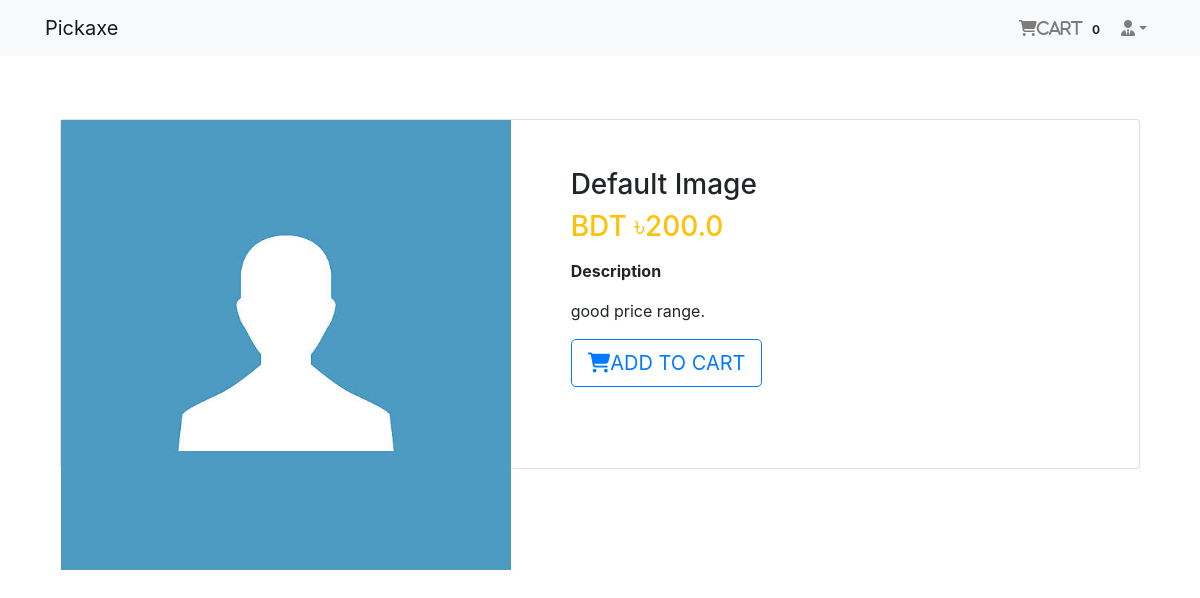
Screenshot of /product/10 (signed in) with the database file from the repository.
### login_app/models.py (models this page shows, shortened)
class User(AbstractBaseUser, PermissionsMixin):
    email = models.EmailField(unique=True, null=False)
    is_staff = models.BooleanField(
        gettext_lazy('staff status'),
        default=False,
        help_text=gettext_lazy('Designates whether the user can log in this site')
    )
    is_active = models.BooleanField(
        gettext_lazy('active'),
        default=True,
        help_text=gettext_lazy(
            'Designates whether this user should be treated as active. Unselect this instead of deleting')
    )
    USERNAME_FIELD = 'email'
    object = MyUserManager()

### order_app/models.py (models this page shows, shortened)
class Order(models.Model):
    order_items = models.ManyToManyField(Cart)
    user = models.ForeignKey(settings.AUTH_USER_MODEL,on_delete=models.CASCADE)
    ordered = models.BooleanField(default=False)
    created = models.DateTimeField(auto_now_add=True)
    paymentId = models.CharField(max_length=264, blank=True,null=True)
    orderId = models.CharField(max_length=200, blank=True,null=True)

### shop_app/models.py (models this page shows, shortened)
class Product(models.Model):
    main_image = models.ImageField(upload_to='products/')
    name = models.CharField(max_length=264)
    category = models.ForeignKey(Category, on_delete=models.CASCADE, related_name='category')
    preview_text = models.TextField(max_length=200, verbose_name='Preview Text')
    detail_text = models.TextField(max_length=1000, verbose_name='Description')
    price = models.FloatField()
    old_price = models.FloatField(default=0.00)
    created = models.DateTimeField(auto_now_add=True)
    class Meta:
        ordering = ['-created',]

### shop_app/views.py (the view)
# urls.py: path('product/<pk>', views.ProductDetail.as_view(), name='product-detail'),
class ProductDetail(LoginRequiredMixin, DeleteView):
    model = Product
    template_name = 'shop_app/product_detail.html'

### order_app/templatetags/cart_tag.py (called while the page is built)
@register.filter
def cart_total(user):
    order = Order.objects.filter(user=user, ordered=False)
    if order.exists():
        return order[0].order_items.count()
    else:
        return 0

### templates/shop_app/product_detail.html
{% extends 'base.html' %}
{% block body_block %}
    <div class="container my-5">
        <div class="card">
            <div class="row">
                <aside class="col-sm-5 border-right">
                    <article class="gallery-wrap">
                        <div class="img-big-wrap">
                            <div>
                                <a href=""><img src="{{ object.main_image.url }}" style="width:450px" alt=""></a>
                            </div>
                        </div>
                    </article>
                </aside>
                <aside class="col-sm-7">
                    <article class="card-body p-5">
                        <h3 class="title mp-3">{{ object.name }}</h3>
                        <p class="price-detail-wrap">
                            <span class="price h3 text-warning">
                                <span class="currency">BDT &#2547;</span><span class="num">{{ object.price }}</span>
                            </span>
                        </p>
                        <dl class="item-property">
                            <dt>Description</dt>
                            <dd>
                                <p>{{ object.detail_text|linebreaks }}</p>
                            </dd>
                        </dl>
                        <a class="btn btn-lg btn-outline-primary text-uppercase" href="{% url 'order_app:add-to-cart' object.pk %}"> <i class="fas fa-shopping-cart"></i>Add to Cart</a>
                    </article>
                </aside>
            </div>
        </div>
    </div>
{% endblock %}

### templates/navbar.html (shortened to what this page needs)
{% load cart_tag %}
<nav class="navbar navbar-expand-lg navbar-light bg-light">
    <nav class="container">
        <a class="navbar-brand" href="{% url 'shop_app:home' %}">Pickaxe</a>
        <div class="collapse navbar-collapse" id="navbarNav">
            <ul class="navbar-nav ml-auto">
                {% if request.user.is_authenticated %}
                    <li class="nav-item">
                    <a href="{% url 'order_app:cart-view' %}" class="nav-link">
                        <i class="fa fa-shopping-cart">Cart</i>
                        <span class="badge badge-light">{{ request.user | cart_total }}</span>
                    </a>
                    </li>
                    <li class="nav-item dropdown">
                        <a class="nav-link dropdown-toggle" href="#" id="navbarDropdown" role="button"
                           data-toggle="dropdown"
                           aria-haspopup="true" aria-expanded="false"><i
                                class="fas fa-user-tie"></i>{{ reuquest.user.profile.username }}</a>
                    </li>
                {% else %}
                    <li class="nav-item">
                    <a href="{% url 'login_app:login' %}" class="btn btn-primary">Login</a>
                    </li>
                {% endif %}
            </ul>
        </div>
    </nav>
</nav>

### static/main.css (style rules this page uses)
.gallery-wrap .img-big-wrap img { height: 450px; width: auto; display: inline-block; cursor: zoom-in; }

### templates/base.html (style rules this page uses)
.card { height: 350px; }

### rows the page displays
User: user|cart_total "0"
Product: main_image (placeholder picture), name "Default Image", price "200.0", detail_text "good price range."
